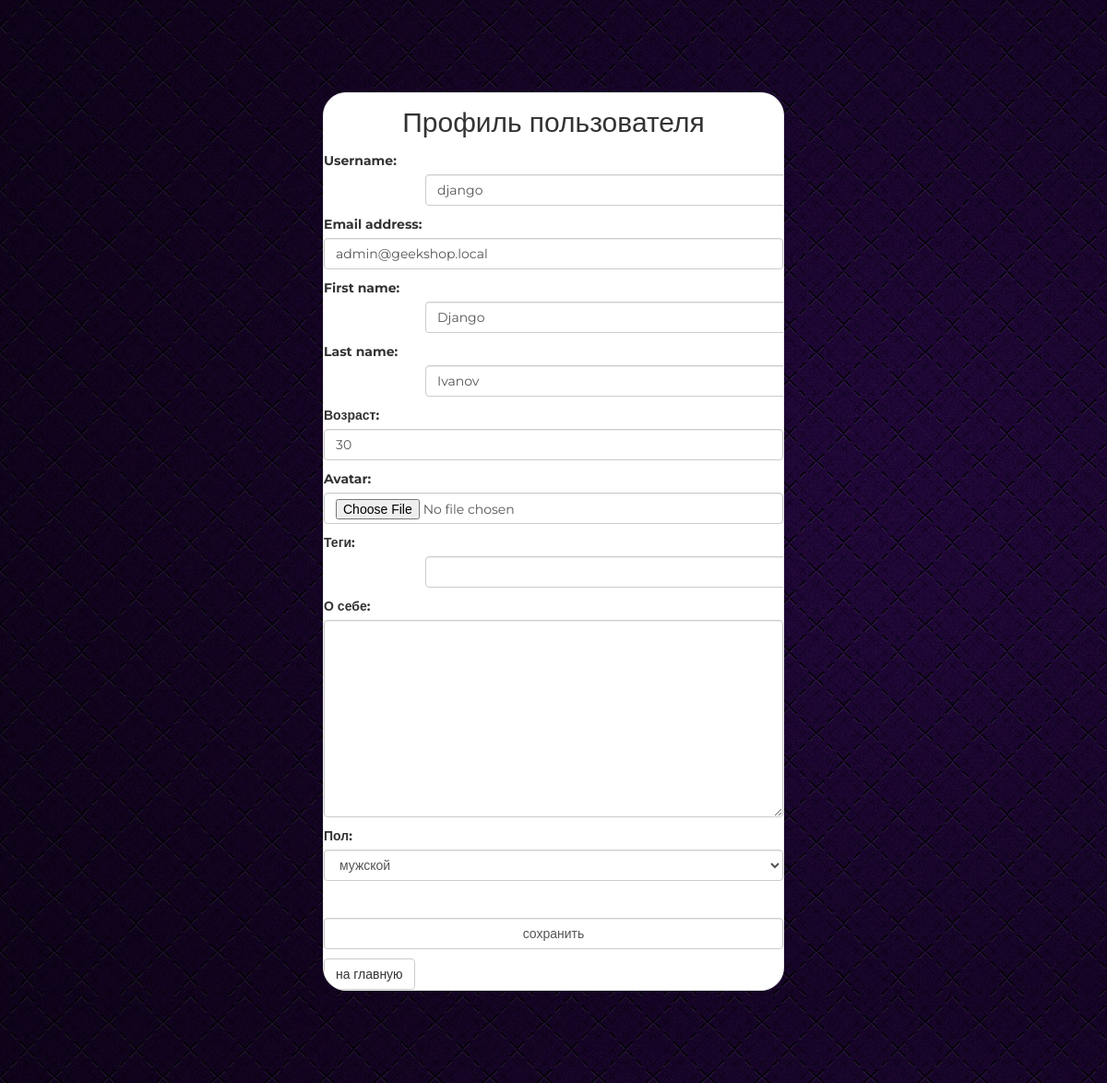
The page /auth/update/ (signed in) on the database its author committed.
### authapp/models.py (models this page shows, shortened)
class ShopUser(AbstractUser):
    age = models.PositiveSmallIntegerField(verbose_name='возраст', null=True)
    avatar = models.ImageField(upload_to='users_avatars', blank=True)
    activation_key = models.CharField(max_length=128, blank=True)
    activation_key_expires = models.DateTimeField(default=get_activation_key_expires)

### authapp/views.py (the view)
# urls.py: path('update/', authapp.update, name='update'),
@login_required
def update(request):
    if request.method == 'POST':
        form = ShopUserUpdateForm(
            request.POST, request.FILES,
            instance=request.user
        )
        profile_form = ShopUserProfileUpdateForm(
            request.POST, request.FILES,
            instance=request.user.shopuserprofile
        )
        if form.is_valid() and profile_form.is_valid():
            form.save()
            return HttpResponseRedirect(reverse('auth:update'))
    else:
        form = ShopUserUpdateForm(instance=request.user)
        profile_form = ShopUserProfileUpdateForm(instance=request.user.shopuserprofile)
    context = {
        'title': 'Профиль пользователя',
        'form': form,
        'profile_form': profile_form,
    }
    return render(request, 'authapp/update.html', context)

### authapp/forms.py (shortened to what this page needs)
class ShopUserUpdateForm(UserChangeForm):
    class Meta:
        model = ShopUser
        fields = (
            'username', 'password', 'email', 'first_name',
            'last_name', 'age', 'avatar'
                  )
    def __init__(self, *args, **kwargs):
        super().__init__(*args, **kwargs)
        for field_name, field in self.fields.items():
            if field_name == 'password':
                field.widget = forms.HiddenInput()
            else:
                field.widget.attrs['class'] = f'form-control {field_name}'
                field.help_text = ''

class ShopUserProfileUpdateForm(forms.ModelForm):
    class Meta:
        model= ShopUserProfile
        fields = ('tagline', 'aboutMe', 'gender')
    def __init__(self, *args, **kwargs):
        super().__init__(*args, **kwargs)
        for field_name, field in self.fields.items():
            field.widget.attrs['class'] = 'form-control'

### basketapp/context_processors.py (called while the page is built)
def basket(request):
    if request.user.is_authenticated:
        basket = request.user.basket.select_related().all()
    else:
        basket = []
    return {
        'basket':basket,
    }

### mainapp/context_processors.py (called while the page is built)
def menu(request):
    menu = ProductCategory.objects.filter(is_active=True)
    return {
        'categories': menu,
    }

### authapp/templates/authapp/update.html (shortened to what this page needs)
{% extends 'authapp/base.html' %}
{% load static %}
{% block container %}
    <div class="h2 text-center head">
        Профиль пользователя
    </div>
    <form class="form-horizontal" method="post" enctype="multipart/form-data">
        {{ form.as_p }}
        {{ profile_form.as_p }}
        <br>
        <input class="form-control buttons" type="submit" value="сохранить">
    </form>
    <a class="btn btn-default" href="{% url 'main:index' %}">на главную</a>
{% endblock %}

### static/css/style.css (style rules this page uses)
* { margin: 0; padding: 0; }
body { font-family: 'Montserrat', sans-serif; }
html, body { height: 100%; }
.login .head { margin: 15px auto; }
.login .form-control[type="submit"] { margin: 10px auto; }
.login form { margin-bottom: 10px; }

### static/css/styles.css (style rules this page uses)
html, body { background-color: #fffaf0; }
input[type="text"] { margin-left: 110px; }

### rows shown on the page
ShopUser: username "django", email "admin@geekshop.local", first_name "Django", last_name "Ivanov", age "30"
